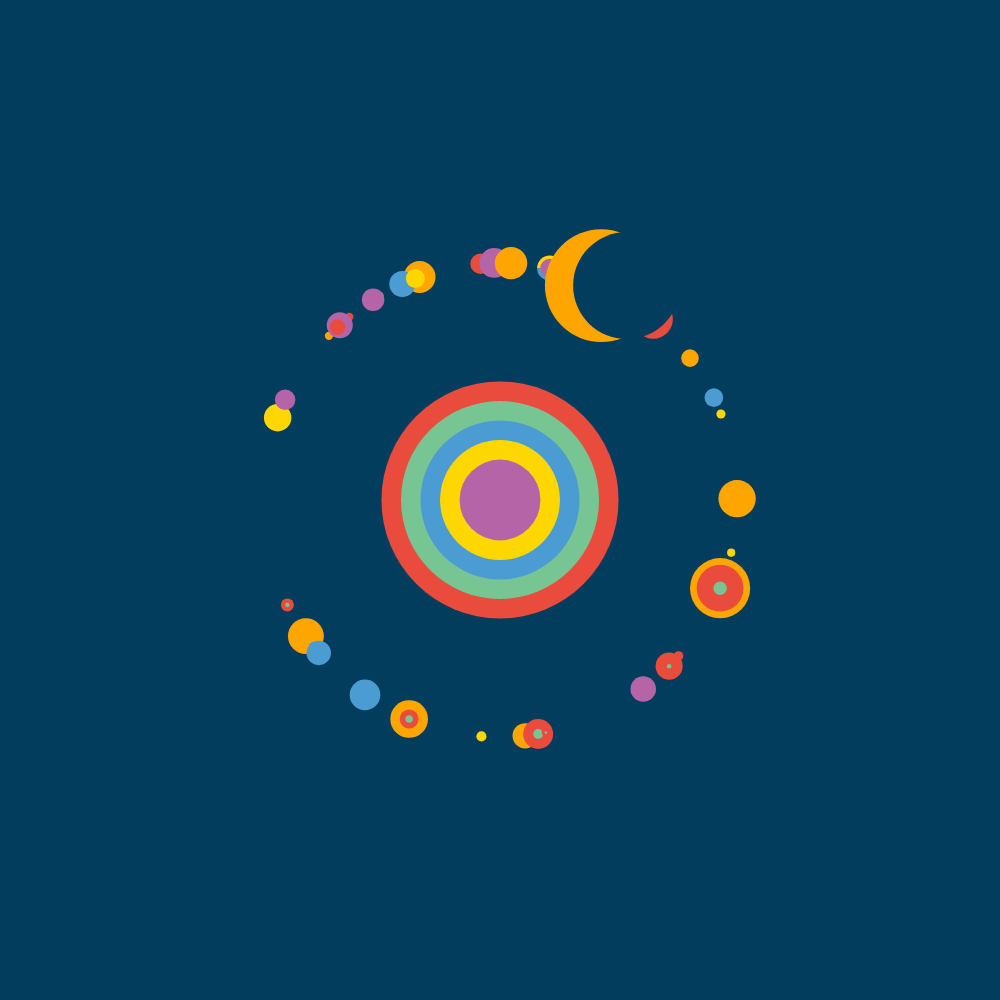
Frame 1 (no input)
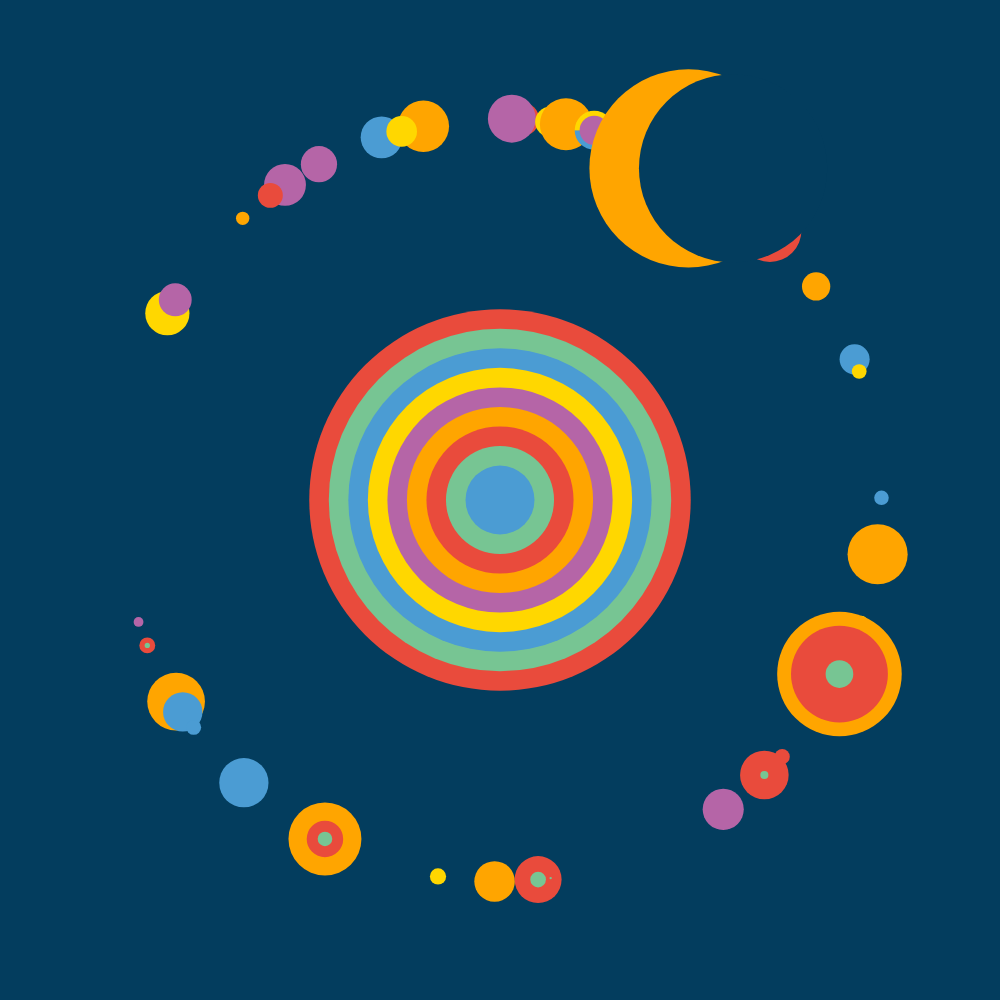
Frame 60 (no input)
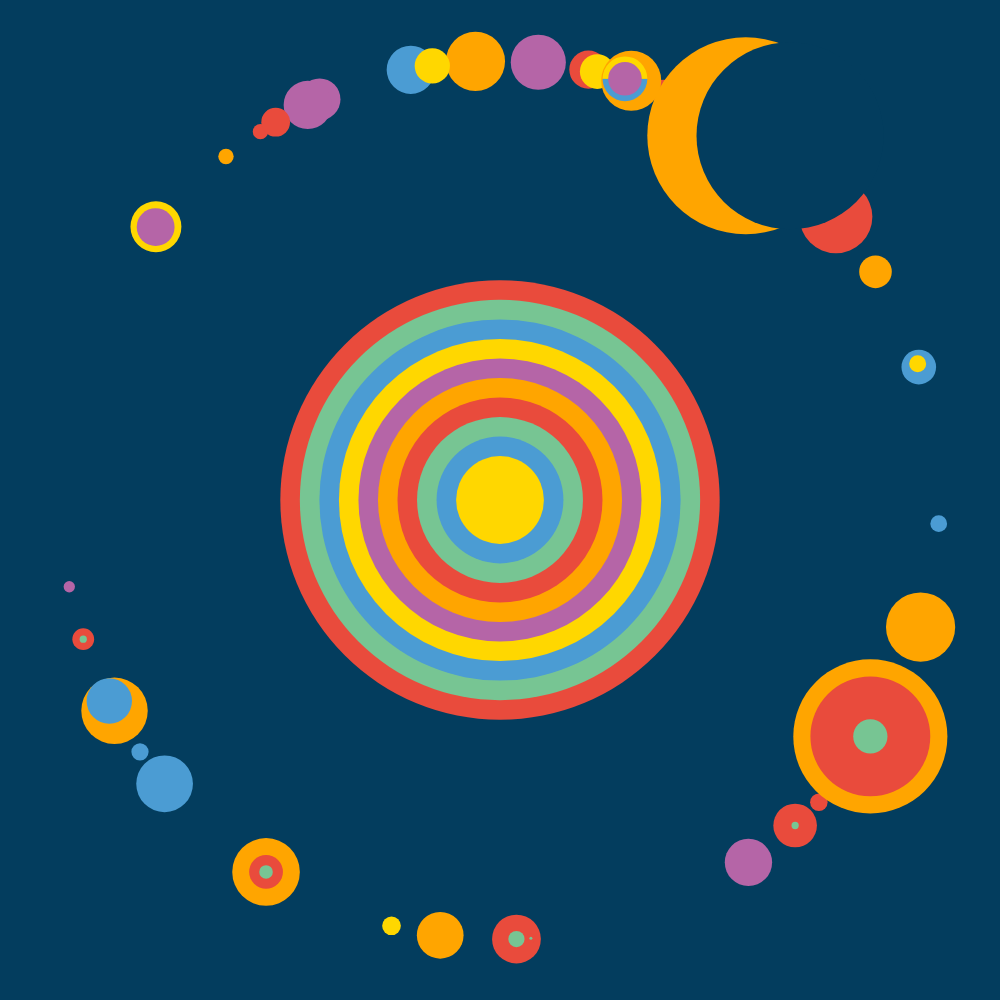
Frame 120 (the mouse pressed at the canvas centre since frame 60)

The p5.js sketch that drew these frames (run headless with seeded random() and noise() and a simulated clock; from frame 60 on, the mouse is pressed at the canvas centre):

// p5.js sketch
// ── sketch.js
let size; 
let scaleFactor; 
let backgroundColor = []; 
let largeCircleColors = []; 
let smallCircleColors = []; 


let randomCircles = []; 
let angleOffsets = []; 
let speeds = []; 
let patterns = []; 
let patternOffsets = []; 
let patternSpeeds = []; 
let noiseOffsets = []; 

function setup() {
  size = Math.min(windowWidth, windowHeight); 
  scaleFactor = Math.min(windowWidth, windowHeight) / 1024; 
  createCanvas(size, size);
  noStroke(); 

  largeCircleColors = [ 
    color(233, 75, 60), color(119, 197, 147), color(75, 156, 211),
    color(255, 215, 0), color(181, 101, 167), color(255, 165, 0)
  ];


  smallCircleColors = [ 
    color(75, 156, 211), color(255, 215, 0), color(181, 101, 167),
    color(255, 165, 0), color(233, 75, 60)
  ];

  backgroundColor = [color(3, 61, 94)]; 

  let randomCircle; 

  for (let i = 0; i < 40; i++) { 
    let x = random(1024); 
    let y = random(1024); 
    let r = random(5, 50); 
    randomCircle = {
      fill: smallCircleColors[i % smallCircleColors.length], 
      x: x, 
      y: y, 
      r: r  
    };
    randomCircles.push(randomCircle); 
    angleOffsets.push(random(TWO_PI)); 
    speeds.push(random(0.01, 0.08)); 
  }

  patterns = [ 
    { type: 'duelCircle', x: 550, y: 180, radius: 30, delta: 10 },
    { type: 'duelCircle', x: 650, y: 300, radius: 15, delta: 5 },
    { type: 'specialCircle', x: 820, y: 760, outerRadius: 20, innerRadius: 15 },
    { type: 'duelCircle', x: 500, y: 730, radius: 15, delta: 5 },
    { type: 'complexCircle', x: 210, y: 790, outerRadius: 50, middleRadius: 25, innerRadius: 10 },
    { type: 'complexCircle', x: 220, y: 550, outerRadius: 90, middleRadius: 70, innerRadius: 20 },
    { type: 'duelCircle', x: 400, y: 320, radius: 30, delta: 20 },
    { type: 'specialCircle', x: 160, y: 300, outerRadius: 20, innerRadius: 15 },
    { type: 'moon', x: 500, y: 200, moonRadius: 100, offset: 45 }  
  ];

  for (let i = 0; i < patterns.length; i++) { 
    patternOffsets.push(random(TWO_PI)); 
    patternSpeeds.push(random(0.01, 0.1)); 
    noiseOffsets.push(random(2000)); 
  }
  
  loop(); 
}

function draw() {
  scale(scaleFactor); 
  background(3, 61, 94); 
  let time = millis() / 1000; 

  let expansionFactor =0.8 + sin(time * 0.8) * 0.7; 
  let x = 512; 
  let y = 512; 
  let baseRadius = 300; 
  let breathingRadius = baseRadius * expansionFactor; 
  
  for (let r = breathingRadius, i = 0; r >= 70; r -= 40, i++) { 
    fill(largeCircleColors[i % largeCircleColors.length]); 
    ellipse(x, y, r, r); 
  }

  
  for (let i = 0; i < randomCircles.length; i++) { 
    let circle = randomCircles[i]; 
    let angle = angleOffsets[i] + time * 2 * speeds[i]; 
    let radius = 300 * expansionFactor;
    let cx = x + radius * cos(angle);
    let cy = y + radius * sin(angle); 
    fill(circle.fill); 
    ellipse(cx, cy, circle.r * expansionFactor, circle.r * expansionFactor); 
  }

  for (let i = 0; i < patterns.length; i++) { 
    let pattern = patterns[i]; 
    let angle = patternOffsets[i] + time * patternSpeeds[i]; 
    let radius = 300 * expansionFactor; 
    let px = x + radius * cos(angle); 
    let py = y + radius * sin(angle); 
    let noiseScale = noise(noiseOffsets[i] + time * 0.3); 
    if (pattern.type === 'duelCircle') { 
      drawDuelCircle(px, py, pattern.radius * noiseScale * expansionFactor, pattern.delta * noiseScale * expansionFactor); 
    } else if (pattern.type === 'specialCircle') {
      drawSpecialCircle(px, py, pattern.outerRadius * noiseScale * expansionFactor, pattern.innerRadius * noiseScale * expansionFactor); 
    } else if (pattern.type === 'complexCircle') {
      drawComplexCircle(px, py, pattern.outerRadius * noiseScale * expansionFactor, pattern.middleRadius * noiseScale * expansionFactor, pattern.innerRadius * noiseScale * expansionFactor); 
    } else if (pattern.type === 'moon') {
      drawMoon(px, py, pattern.moonRadius * noiseScale * expansionFactor, pattern.offset * noiseScale * expansionFactor); 
    }
  }
}

function drawDuelCircle(x, y, radius, delta) {
  fill(233, 75, 60); 
  ellipse(x, y, radius * 2, radius * 2); 
  fill(119, 197, 147); 
  ellipse(x, y, radius - delta, radius - delta); 
}



function drawSpecialCircle(x, y, outerRadius, innerRadius) {
  fill(75, 156, 211); 
  arc(x, y, 2 * outerRadius, 2 * outerRadius, 0, PI);
  fill(255, 215, 0); 
  arc(x, y, 2 * outerRadius, 2 * outerRadius, PI, TWO_PI); 
  fill(181, 101, 167); 
  ellipse(x, y, 2 * innerRadius, 2 * innerRadius); 
}

function drawComplexCircle(x, y, outerRadius, middleRadius, innerRadius) {
  fill(255, 165, 0); 
  ellipse(x, y, 2 * outerRadius, 2 * outerRadius); 
  fill(233, 75, 60); 
  ellipse(x, y, 2 * middleRadius, 2 * middleRadius); 
  fill(119, 197, 147);
  ellipse(x, y, 2 * innerRadius, 2 * innerRadius);
}

function drawMoon(x, y, moonRadius, offset) {
  fill(255, 165, 0);
  ellipse(x, y, moonRadius * 2, moonRadius * 2); 
  fill(3, 61, 94); 
  ellipse(x + offset, y, moonRadius * 1.9, moonRadius * 1.9); 
}

function windowResized() {
  size = Math.min(windowWidth, windowHeight); 
  scaleFactor = Math.min(windowWidth, windowHeight) / 1024; 
  resizeCanvas(size, size); 
  scale(scaleFactor); 
}
